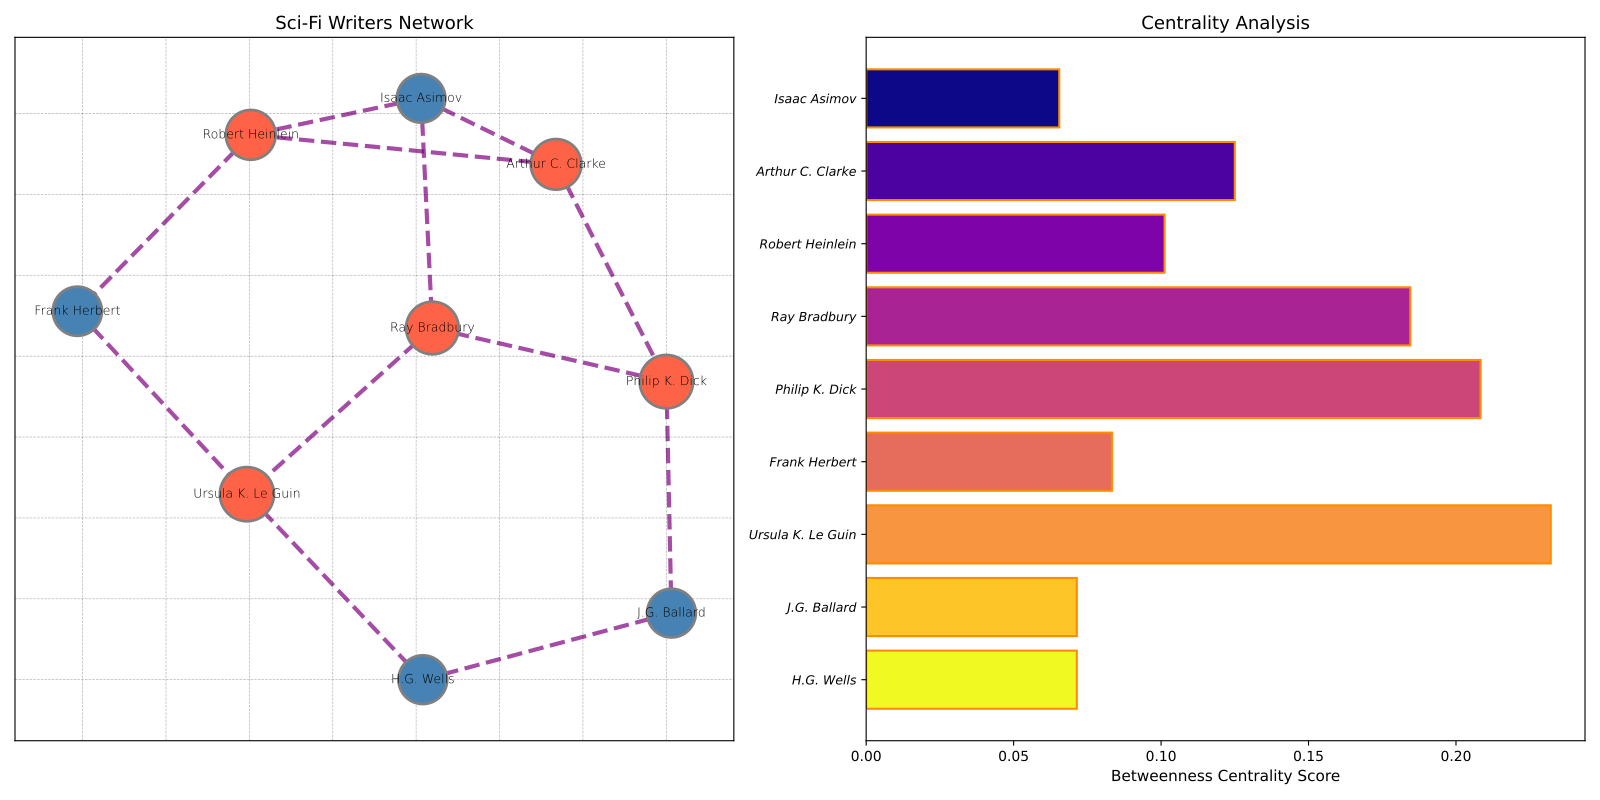

This figure's Python source:
import matplotlib.pyplot as plt
import networkx as nx
import numpy as np

writers_connections = {
    "Isaac Asimov": ["Arthur C. Clarke", "Robert Heinlein", "Ray Bradbury"],
    "Arthur C. Clarke": ["Isaac Asimov", "Robert Heinlein", "Philip K. Dick"],
    "Robert Heinlein": ["Isaac Asimov", "Arthur C. Clarke", "Frank Herbert"],
    "Ray Bradbury": ["Isaac Asimov", "Philip K. Dick", "Ursula K. Le Guin"],
    "Philip K. Dick": ["Arthur C. Clarke", "Ray Bradbury", "J.G. Ballard"],
    "Frank Herbert": ["Robert Heinlein", "Ursula K. Le Guin"],
    "Ursula K. Le Guin": ["Ray Bradbury", "Frank Herbert", "H.G. Wells"],
    "J.G. Ballard": ["Philip K. Dick", "H.G. Wells"],
    "H.G. Wells": ["Ursula K. Le Guin", "J.G. Ballard"]
}

# Create an undirected graph
G = nx.Graph(writers_connections)

# Calculate betweenness centrality
betweenness_centrality = nx.betweenness_centrality(G)
node_sizes = [1100 + 1800 * betweenness_centrality[node] for node in G.nodes()]

# Determine node colors based on centrality
node_colors = ["#FF6347" if betweenness_centrality[node] > 0.1 else "#4682B4" for node in G.nodes()]

fig, ax = plt.subplots(1, 2, figsize=(16, 8))

# Layout and draw the graph
pos = nx.spring_layout(G, seed=42)
nx.draw_networkx_nodes(G, pos, ax=ax[0], node_size=node_sizes, node_color=node_colors, edgecolors='grey', linewidths=2)
nx.draw_networkx_edges(G, pos, ax=ax[0], width=3, alpha=0.7, edge_color='purple', style='dashed')
nx.draw_networkx_labels(G, pos, ax=ax[0], font_size=9, font_family='sans-serif', font_weight='light')
ax[0].set_title("Sci-Fi Writers Network", fontsize=13, fontweight='normal')
ax[0].grid(True, linestyle='--', linewidth=0.5, alpha=0.3, color='black')
ax[0].axis('on')

# Plot centrality scores as a bar chart
writer_names = list(betweenness_centrality.keys())
centrality_values = list(betweenness_centrality.values())
y_positions = np.arange(len(writer_names))
ax[1].barh(y_positions, centrality_values, color=plt.cm.plasma(np.linspace(0, 1, len(writer_names))), edgecolor='darkorange', linewidth=1.5)
ax[1].set_yticks(y_positions)
ax[1].set_yticklabels(writer_names, fontsize=9, style='italic')
ax[1].invert_yaxis()
ax[1].set_xlabel('Betweenness Centrality Score', fontsize=11, fontweight='medium')
ax[1].set_title("Centrality Analysis", fontsize=13, fontweight='medium')

plt.tight_layout()
plt.show()
